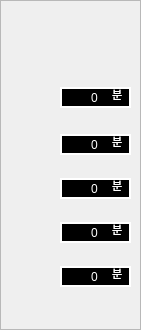
    <widget class="QFrame" name="frame_3">
     <property name="geometry">
      <rect>
       <x>1252</x>
       <y>505</y>
       <width>141</width>
       <height>330</height>
      </rect>
     </property>
     <property name="styleSheet">
      <string notr="true">border-image: url(:/WAITTABLE);</string>
     </property>
     <property name="frameShape">
      <enum>QFrame::StyledPanel</enum>
     </property>
     <property name="frameShadow">
      <enum>QFrame::Raised</enum>
     </property>
     <widget class="QLineEdit" name="wait_1">
      <property name="geometry">
       <rect>
        <x>60</x>
        <y>87</y>
        <width>71</width>
        <height>21</height>
       </rect>
      </property>
      <property name="cursor">
       <cursorShape>ArrowCursor</cursorShape>
      </property>
      <property name="autoFillBackground">
       <bool>false</bool>
      </property>
      <property name="styleSheet">
       <string notr="true">QLineEdit {
    border: 2px solid white;
    padding: 0 8px;
    background: black;
	border-image: none;
	color: white;
}</string>
      </property>
      <property name="text">
       <string>0</string>
      </property>
      <property name="maxLength">
       <number>5</number>
      </property>
      <property name="frame">
       <bool>true</bool>
      </property>
      <property name="echoMode">
       <enum>QLineEdit::Normal</enum>
      </property>
      <property name="alignment">
       <set>Qt::AlignCenter</set>
      </property>
      <property name="readOnly">
       <bool>true</bool>
      </property>
     </widget>
     <widget class="QLineEdit" name="wait_2">
      <property name="geometry">
       <rect>
        <x>60</x>
        <y>134</y>
        <width>71</width>
        <height>21</height>
       </rect>
      </property>
      <property name="cursor">
       <cursorShape>ArrowCursor</cursorShape>
      </property>
      <property name="autoFillBackground">
       <bool>false</bool>
      </property>
      <property name="styleSheet">
       <string notr="true">QLineEdit {
    border: 2px solid white;
    padding: 0 8px;
    background: black;
	border-image: none;
	color: white;
}</string>
      </property>
      <property name="text">
       <string>0</string>
      </property>
      <property name="maxLength">
       <number>5</number>
      </property>
      <property name="frame">
       <bool>true</bool>
      </property>
      <property name="echoMode">
       <enum>QLineEdit::Normal</enum>
      </property>
      <property name="alignment">
       <set>Qt::AlignCenter</set>
      </property>
      <property name="readOnly">
       <bool>true</bool>
      </property>
     </widget>
     <widget class="QLineEdit" name="wait_3">
      <property name="geometry">
       <rect>
        <x>60</x>
        <y>178</y>
        <width>71</width>
        <height>21</height>
       </rect>
      </property>
      <property name="cursor">
       <cursorShape>ArrowCursor</cursorShape>
      </property>
      <property name="autoFillBackground">
       <bool>false</bool>
      </property>
      <property name="styleSheet">
       <string notr="true">QLineEdit {
    border: 2px solid white;
    padding: 0 8px;
    background: black;
	border-image: none;
	color: white;
}</string>
      </property>
      <property name="text">
       <string>0</string>
      </property>
      <property name="maxLength">
       <number>5</number>
      </property>
      <property name="frame">
       <bool>true</bool>
      </property>
      <property name="echoMode">
       <enum>QLineEdit::Normal</enum>
      </property>
      <property name="alignment">
       <set>Qt::AlignCenter</set>
      </property>
      <property name="readOnly">
       <bool>true</bool>
      </property>
     </widget>
     <widget class="QLineEdit" name="wait_4">
      <property name="geometry">
       <rect>
        <x>60</x>
        <y>222</y>
        <width>71</width>
        <height>21</height>
       </rect>
      </property>
      <property name="cursor">
       <cursorShape>ArrowCursor</cursorShape>
      </property>
      <property name="autoFillBackground">
       <bool>false</bool>
      </property>
      <property name="styleSheet">
       <string notr="true">QLineEdit {
    border: 2px solid white;
    padding: 0 8px;
    background: black;
	border-image: none;
	color: white;
}</string>
      </property>
      <property name="text">
       <string>0</string>
      </property>
      <property name="maxLength">
       <number>5</number>
      </property>
      <property name="frame">
       <bool>true</bool>
      </property>
      <property name="echoMode">
       <enum>QLineEdit::Normal</enum>
      </property>
      <property name="alignment">
       <set>Qt::AlignCenter</set>
      </property>
      <property name="readOnly">
       <bool>true</bool>
      </property>
     </widget>
     <widget class="QLineEdit" name="wait_5">
      <property name="geometry">
       <rect>
        <x>60</x>
        <y>266</y>
        <width>71</width>
        <height>21</height>
       </rect>
      </property>
      <property name="cursor">
       <cursorShape>ArrowCursor</cursorShape>
      </property>
      <property name="autoFillBackground">
       <bool>false</bool>
      </property>
      <property name="styleSheet">
       <string notr="true">QLineEdit {
    border: 2px solid white;
    padding: 0 8px;
    background: black;
	border-image: none;
	color: white;
}</string>
      </property>
      <property name="text">
       <string>0</string>
      </property>
      <property name="maxLength">
       <number>5</number>
      </property>
      <property name="frame">
       <bool>true</bool>
      </property>
      <property name="echoMode">
       <enum>QLineEdit::Normal</enum>
      </property>
      <property name="alignment">
       <set>Qt::AlignCenter</set>
      </property>
      <property name="readOnly">
       <bool>true</bool>
      </property>
     </widget>
     <widget class="QLineEdit" name="minbox_2">
      <property name="geometry">
       <rect>
        <x>110</x>
        <y>134</y>
        <width>16</width>
        <height>21</height>
       </rect>
      </property>
      <property name="font">
       <font>
        <pointsize>8</pointsize>
       </font>
      </property>
      <property name="cursor">
       <cursorShape>ArrowCursor</cursorShape>
      </property>
      <property name="autoFillBackground">
       <bool>false</bool>
      </property>
      <property name="styleSheet">
       <string notr="true">QLineEdit {
    border: none;
    background-color: rgba(255,255,255,0);
	border-image: none;
	color: white;
}</string>
      </property>
      <property name="text">
       <string>분</string>
      </property>
      <property name="maxLength">
       <number>1</number>
      </property>
      <property name="frame">
       <bool>true</bool>
      </property>
      <property name="echoMode">
       <enum>QLineEdit::Normal</enum>
      </property>
      <property name="alignment">
       <set>Qt::AlignCenter</set>
      </property>
      <property name="readOnly">
       <bool>true</bool>
      </property>
     </widget>
     <widget class="QLineEdit" name="minbox_1">
      <property name="geometry">
       <rect>
        <x>110</x>
        <y>87</y>
        <width>16</width>
        <height>21</height>
       </rect>
      </property>
      <property name="font">
       <font>
        <pointsize>8</pointsize>
       </font>
      </property>
      <property name="cursor">
       <cursorShape>ArrowCursor</cursorShape>
      </property>
      <property name="autoFillBackground">
       <bool>false</bool>
      </property>
      <property name="styleSheet">
       <string notr="true">QLineEdit {
    border: none;
    background-color: rgba(255,255,255,0);
	border-image: none;
	color: white;
}</string>
      </property>
      <property name="text">
       <string>분</string>
      </property>
      <property name="maxLength">
       <number>1</number>
      </property>
      <property name="frame">
       <bool>true</bool>
      </property>
      <property name="echoMode">
       <enum>QLineEdit::Normal</enum>
      </property>
      <property name="alignment">
       <set>Qt::AlignCenter</set>
      </property>
      <property name="readOnly">
       <bool>true</bool>
      </property>
     </widget>
     <widget class="QLineEdit" name="minbox_3">
      <property name="geometry">
       <rect>
        <x>110</x>
        <y>178</y>
        <width>16</width>
        <height>21</height>
       </rect>
      </property>
      <property name="font">
       <font>
        <pointsize>8</pointsize>
       </font>
      </property>
      <property name="cursor">
       <cursorShape>ArrowCursor</cursorShape>
      </property>
      <property name="autoFillBackground">
       <bool>false</bool>
      </property>
      <property name="styleSheet">
       <string notr="true">QLineEdit {
    border: none;
    background-color: rgba(255,255,255,0);
	border-image: none;
	color: white;
}</string>
      </property>
      <property name="text">
       <string>분</string>
      </property>
      <property name="maxLength">
       <number>1</number>
      </property>
      <property name="frame">
       <bool>true</bool>
      </property>
      <property name="echoMode">
       <enum>QLineEdit::Normal</enum>
      </property>
      <property name="alignment">
       <set>Qt::AlignCenter</set>
      </property>
      <property name="readOnly">
       <bool>true</bool>
      </property>
     </widget>
     <widget class="QLineEdit" name="minbox_4">
      <property name="geometry">
       <rect>
        <x>110</x>
        <y>222</y>
        <width>16</width>
        <height>21</height>
       </rect>
      </property>
      <property name="font">
       <font>
        <pointsize>8</pointsize>
       </font>
      </property>
      <property name="cursor">
       <cursorShape>ArrowCursor</cursorShape>
      </property>
      <property name="autoFillBackground">
       <bool>false</bool>
      </property>
      <property name="styleSheet">
       <string notr="true">QLineEdit {
    border: none;
    background-color: rgba(255,255,255,0);
	border-image: none;
	color: white;
}</string>
      </property>
      <property name="text">
       <string>분</string>
      </property>
      <property name="maxLength">
       <number>1</number>
      </property>
      <property name="frame">
       <bool>true</bool>
      </property>
      <property name="echoMode">
       <enum>QLineEdit::Normal</enum>
      </property>
      <property name="alignment">
       <set>Qt::AlignCenter</set>
      </property>
      <property name="readOnly">
       <bool>true</bool>
      </property>
     </widget>
     <widget class="QLineEdit" name="minbox_5">
      <property name="geometry">
       <rect>
        <x>110</x>
        <y>266</y>
        <width>16</width>
        <height>21</height>
       </rect>
      </property>
      <property name="font">
       <font>
        <pointsize>8</pointsize>
       </font>
      </property>
      <property name="cursor">
       <cursorShape>ArrowCursor</cursorShape>
      </property>
      <property name="autoFillBackground">
       <bool>false</bool>
      </property>
      <property name="styleSheet">
       <string notr="true">QLineEdit {
    border: none;
    background-color: rgba(255,255,255,0);
	border-image: none;
	color: white;
}</string>
      </property>
      <property name="text">
       <string>분</string>
      </property>
      <property name="maxLength">
       <number>1</number>
      </property>
      <property name="frame">
       <bool>true</bool>
      </property>
      <property name="echoMode">
       <enum>QLineEdit::Normal</enum>
      </property>
      <property name="alignment">
       <set>Qt::AlignCenter</set>
      </property>
      <property name="readOnly">
       <bool>true</bool>
      </property>
     </widget>
    </widget>
